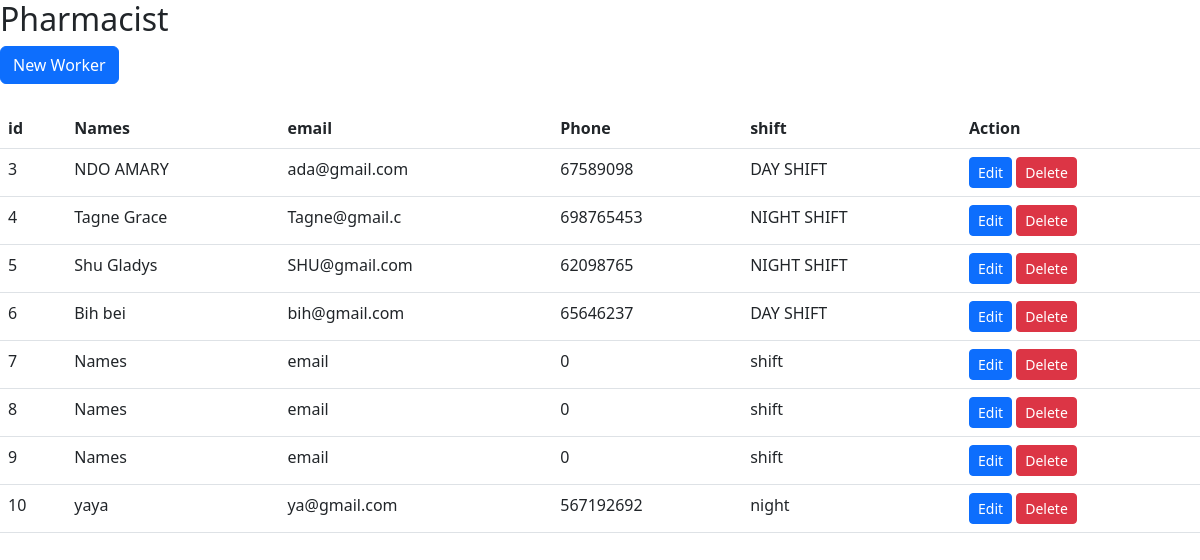
Screenshot of /index1.php with the database file from the repository.
### tables this page shows
CREATE TABLE `pharmacist` (
  `id` int(34) NOT NULL,
  `Names` text NOT NULL,
  `email` varchar(13) NOT NULL,
  `Phone` int(18) NOT NULL,
  `shift` text NOT NULL
);

### index1.php (the view, shortened to what this page needs)
<!DOCTYPE html>
<html lang="en">
<head>
    <link rel="stylesheet" href="https://cdn.jsdelivr.net/npm/bootstrap@5.3.0-alpha3/dist/css/bootstrap.min.css">
</head>
<body>
 <div class="cont">
    <h2> Pharmacist</h2>
    <a class="btn btn-primary" href="create1.php" role="button">New Worker</a><br><br>
    <table class="table">
        <thead>
        <tr>
            <th>id</th>
            <th>Names</th>
            <th> email</th>
            <th>  Phone</th>
            <th> shift</th>
            <th>Action</th>
        </tr>
        </thead>
        <tbody>
        <?php
        $servername="localhost";
        $username="root";
        $password ="";
        $dbname = "pharmacy";
        $connection =  new mysqli($servername,$username,$password,$dbname);
        $sql = "SELECT * FROM pharmacist";
        $result = $connection->query($sql);
        while ($row = $result->fetch_assoc()) {
            echo "
                <tr>
               <td>$row[id]</td>
               <td>$row[Names]</td>
               <td>$row[email]</td>
               <td>$row[Phone]</td>
               <td>$row[shift]</td>
               <td>
<a class='btn btn-primary btn-sm' href='edit2.php?id=$row[id]'>Edit</a>
<a class='btn btn-danger btn-sm' href='delete1.php?id=$row[id]'>Delete</a>
               </td>
           </tr>
                ";
        }
        ?>
        </tbody>
    </table>
</div>
</body>
</html>

### rows the page displays
pharmacist: id "3", Names "NDO AMARY", email "ada@gmail.com", Phone "67589098", shift "DAY SHIFT"
pharmacist: id "4", Names "Tagne Grace", email "Tagne@gmail.c", Phone "698765453", shift "NIGHT SHIFT"
pharmacist: id "5", Names "Shu Gladys", email "SHU@gmail.com", Phone "62098765", shift "NIGHT SHIFT"
pharmacist: id "6", Names "Bih bei", email "bih@gmail.com", Phone "65646237", shift "DAY SHIFT"
pharmacist: id "7", Names "Names", email "email", Phone "0", shift "shift"
pharmacist: id "8", Names "Names", email "email", Phone "0", shift "shift"
pharmacist: id "9", Names "Names", email "email", Phone "0", shift "shift"
pharmacist: id "10", Names "yaya", email "ya@gmail.com", Phone "567192692", shift "night"
